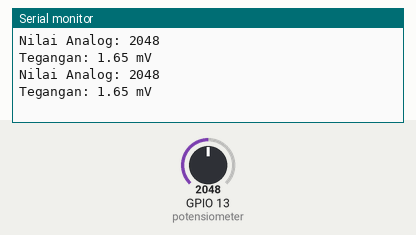
Bench run of a sketch on a simulated ESP32. On the bench: the last lines printed to the serial monitor. The test bench sets the inputs (shaded band); at power-on: GPIO 13 (potensiometer) = 2048.

Above: at 1.2 s.
1.3 s: GPIO 13 (potensiometer) set to 2866
At 2.6 s:
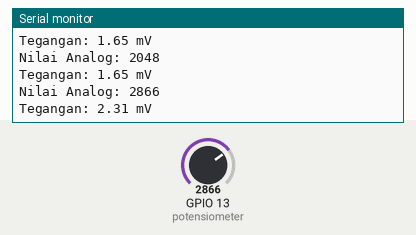
2.8 s: GPIO 13 (potensiometer) set to 3603
At 3.7 s:
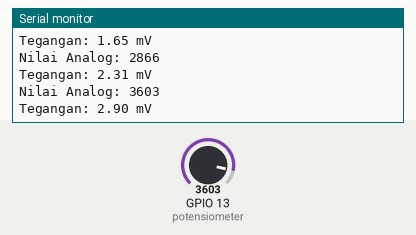
Timing chart, 0 to 5.8 s (numbered marks = the images above; inputs shaded):
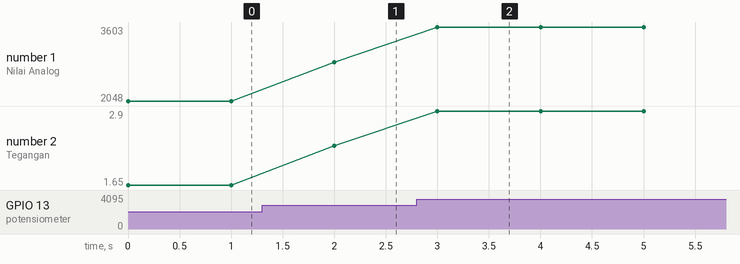

The sketch:

LaporanPengamatan_Analog_to_Digital_Converter_ESP32.ino
```cpp
const int potensiometer = 13; // Pin analog potensiometer

void setup() {
  Serial.begin(115200);
}

void loop() {
  int nilaiDigital = analogRead(potensiometer); // Membaca nilai analog dari potensiometer
  float tegangan = analogReadMilliVolts(potensiometer) / 1000.0; // Menghitung tegangan dalam mV

  Serial.print("Nilai Analog: ");
  Serial.println(nilaiDigital);

  Serial.print("Tegangan: ");
  Serial.print(tegangan);
  Serial.println(" mV");

  delay(1000); // Delay 1 detik
}
```

Measured:
- after the input at 1.3 s, the serial monitor: prints a new line after 0.70 s (image 1)
- after the input at 2.8 s, the serial monitor: prints a new line after 0.20 s (image 2)
- plotted number 1: 2048 → 2866 after the input at 1.3 s, 2866 → 3603 after the input at 2.8 s
- plotted number 2: 1.65 → 2.31 after the input at 1.3 s, 2.31 → 2.9 after the input at 2.8 s
